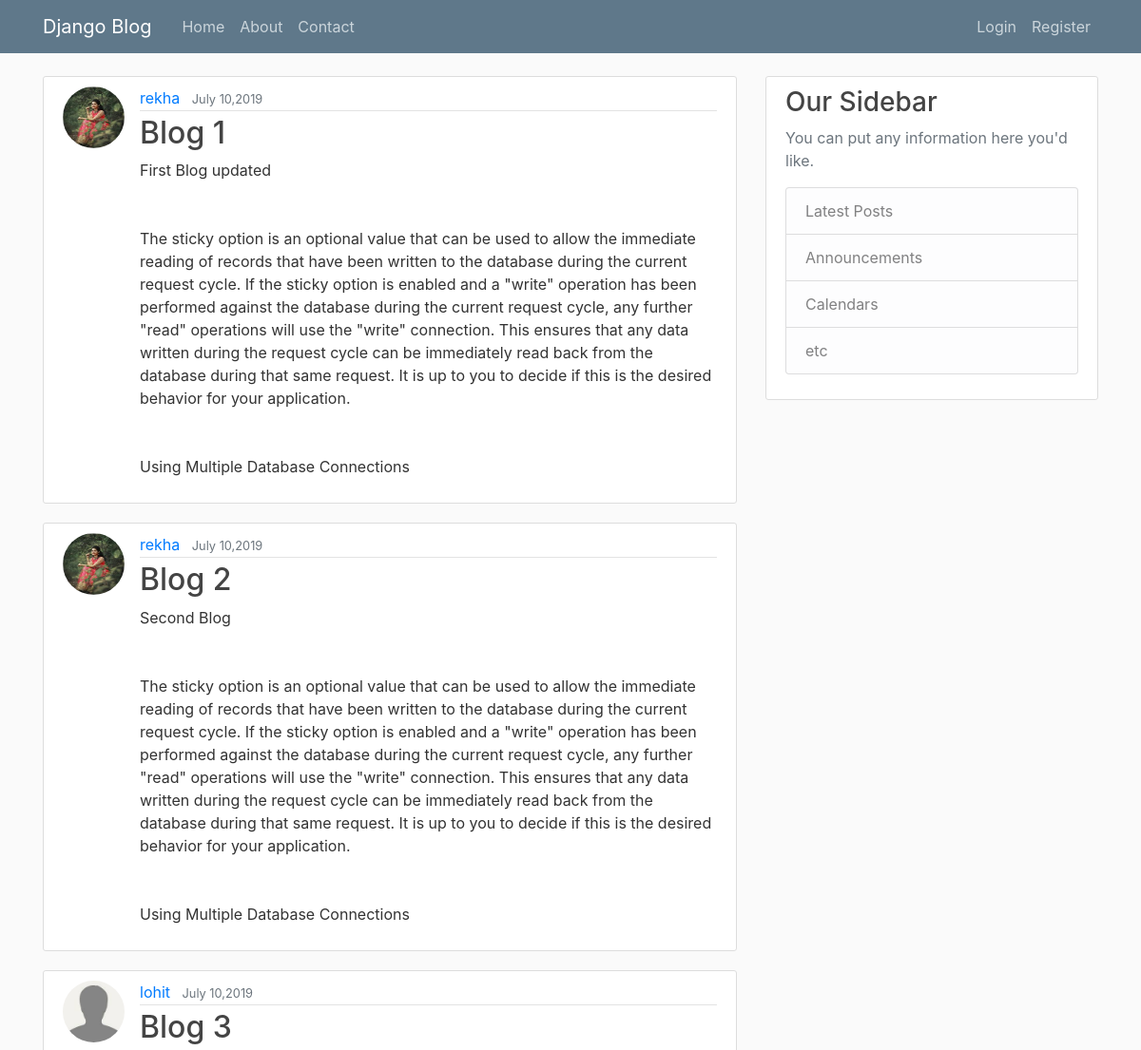
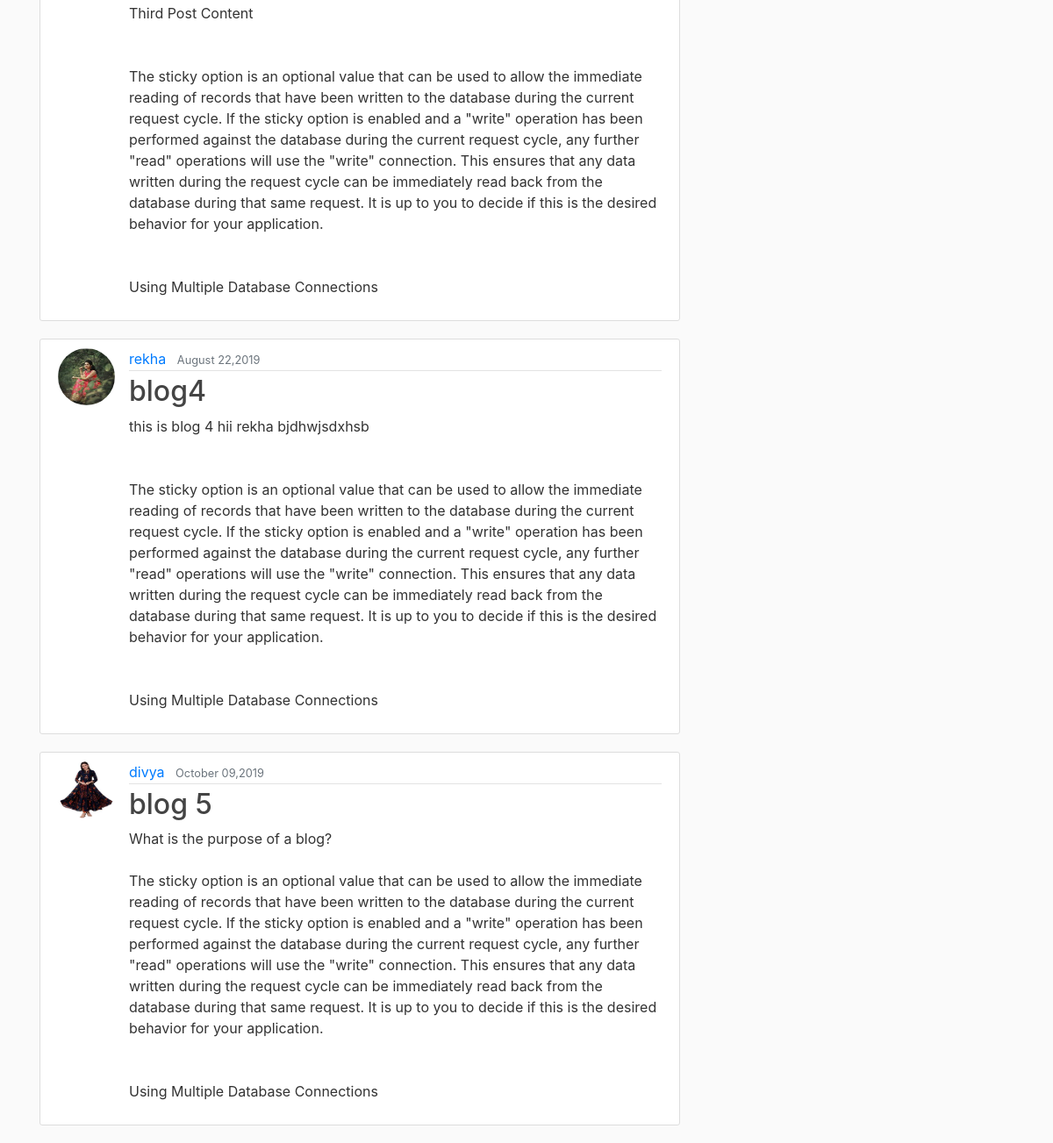
The page / on the database its author committed (2 pictures, top to bottom).
### blog/models.py (models this page shows, shortened)
class Post(models.Model):
    title = models.CharField(max_length=100)
    content = models.TextField()
    date_posted = models.DateTimeField(default=timezone.now)
    author = models.ForeignKey(User, on_delete=models.CASCADE)

### users/models.py (models this page shows)
class Profile(models.Model):
    user = models.OneToOneField(User, on_delete=models.CASCADE)
    image = models.ImageField(default='default.jpeg', upload_to='profile_pics')

### blog/views.py (the view)
# urls.py: path('',views.home,name='blog-home' ),
def home(request):
    context={
        'posts': Post.objects.all()
    }
    return render(request,'blog/home.html',context)

### blog/templates/blog/home.html
{% extends "blog/base.html" %}
{% block content %}
    {% for post in posts %}
    <article class="media content-section">
      <img class="rounded-circle article-img" src="{{post.author.profile.image.url}}">
            <div class="media-body">
              <div class="article-metadata">
                <a class="mr-2" href="#">{{ post.author }}</a>
                <small class="text-muted">{{ post.date_posted |date:"F d,Y"}}</small>
              </div>
              <h2><a class="article-title" href="#">{{ post.title }}</a></h2>
              <p class="article-content">{{ post.content }}</p>
            </div>
          </article>
    {%endfor%}
{% endblock content %}

### blog/templates/blog/base.html (shortened to what this page needs)
{% load static %}
<!DOCTYPE html>
<html>
<head>
    <link rel="stylesheet" href="https://maxcdn.bootstrapcdn.com/bootstrap/4.0.0/css/bootstrap.min.css">
    <link rel="stylesheet" type="text/css" href="{% static 'blog/main.css' %}">
</head>
<body>
    <header class="site-header">
      <nav class="navbar navbar-expand-md navbar-dark bg-steel fixed-top">
        <div class="container">
          <a class="navbar-brand mr-4" href="{% url 'blog-home' %}">Django Blog</a>
          <div class="collapse navbar-collapse" id="navbarToggle">
            <div class="navbar-nav mr-auto">
              <a class="nav-item nav-link" href="{% url 'blog-home' %}">Home</a>
              <a class="nav-item nav-link" href="{% url 'blog-about' %}">About</a>
              <a class="nav-item nav-link" href="{% url 'blog-contact' %}">Contact</a>
            </div>
            <div class="navbar-nav">
              {% if user.is_authenticated %}
              <a class="nav[item nav-link" href="{% url 'profile'%}">Profile</a>
              <a class="nav[item nav-link" href="{% url 'logout'%}">Logout</a>
              {% else %}
              <a class="nav-item nav-link" href="{% url 'login' %}">Login</a>
              <a class="nav-item nav-link" href="{% url 'register' %}">Register</a>
              {% endif %}
            </div>
          </div>
        </div>
      </nav>
    </header>
    <main role="main" class="container">
      <div class="row">
        <div class="col-md-8">
          {% block content %}{% endblock %}
        </div>
        <div class="col-md-4">
          <div class="content-section">
            <h3>Our Sidebar</h3>
            <p class='text-muted'>You can put any information here you'd like.
              <ul class="list-group">
                <li class="list-group-item list-group-item-light">Latest Posts</li>
                <li class="list-group-item list-group-item-light">Announcements</li>
                <li class="list-group-item list-group-item-light">Calendars</li>
                <li class="list-group-item list-group-item-light">etc</li>
              </ul>
            </p>
          </div>
        </div>
      </div>
    </main>
</body>
</html>

### blog/static/blog/main.css (style rules this page uses)
body { background: #fafafa; color: #333333; margin-top: 5rem; }
h1, h2, h3, h4, h5, h6 { color: #444444; }
ul { margin: 0; }
.bg-steel { background-color: #5f788a; }
.site-header .navbar-nav .nav-link { color: #cbd5db; }
.content-section { background: #ffffff; padding: 10px 20px; border: 1px solid #dddddd; border-radius: 3px; margin-bottom: 20px; }
.article-title { color: #444444; }
.article-content { white-space: pre-line; }
.article-img { height: 65px; width: 65px; margin-right: 16px; }
.article-metadata { padding-bottom: 1px; margin-bottom: 4px; border-bottom: 1px solid #e3e3e3 }

### rows shown on the page
Post: author.profile.image (picture), author "rekha", date_posted "July 10,2019", title "Blog 1", content "First Blog updated The sticky option is an optional value that can be used to allow the immediate reading of records that have been written to the database during the current request cycle. If the sticky option is enabled and a \"write\" operation has been performed against the database during the current request cycle, any further \"read\" operations will use the \"write\" connection. This ensures that any data written during the request cycle can be immediately read back from the database during that same request. It is up to you to decide if this is the desired behavior for your application. Using Multiple Database Connections"
Post: author.profile.image (picture), author "rekha", date_posted "July 10,2019", title "Blog 2", content "Second Blog The sticky option is an optional value that can be used to allow the immediate reading of records that have been written to the database during the current request cycle. If the sticky option is enabled and a \"write\" operation has been performed against the database during the current request cycle, any further \"read\" operations will use the \"write\" connection. This ensures that any data written during the request cycle can be immediately read back from the database during that same request. It is up to you to decide if this is the desired behavior for your application. Using Multiple Database Connections"
Post: author.profile.image (picture), author "lohit", date_posted "July 10,2019", title "Blog 3", content "Third Post Content The sticky option is an optional value that can be used to allow the immediate reading of records that have been written to the database during the current request cycle. If the sticky option is enabled and a \"write\" operation has been performed against the database during the current request cycle, any further \"read\" operations will use the \"write\" connection. This ensures that any data written during the request cycle can be immediately read back from the database during that same request. It is up to you to decide if this is the desired behavior for your application. Using Multiple Database Connections"
Post: author.profile.image (picture), author "rekha", date_posted "August 22,2019", title "blog4", content "this is blog 4 hii rekha bjdhwjsdxhsb The sticky option is an optional value that can be used to allow the immediate reading of records that have been written to the database during the current request cycle. If the sticky option is enabled and a \"write\" operation has been performed against the database during the current request cycle, any further \"read\" operations will use the \"write\" connection. This ensures that any data written during the request cycle can be immediately read back from the database during that same request. It is up to you to decide if this is the desired behavior for your application. Using Multiple Database Connections"
Post: author.profile.image (picture), author "divya", date_posted "October 09,2019", title "blog 5", content "What is the purpose of a blog? The sticky option is an optional value that can be used to allow the immediate reading of records that have been written to the database during the current request cycle. If the sticky option is enabled and a \"write\" operation has been performed against the database during the current request cycle, any further \"read\" operations will use the \"write\" connection. This ensures that any data written during the request cycle can be immediately read back from the database during that same request. It is up to you to decide if this is the desired behavior for your application. Using Multiple Database Connections"
